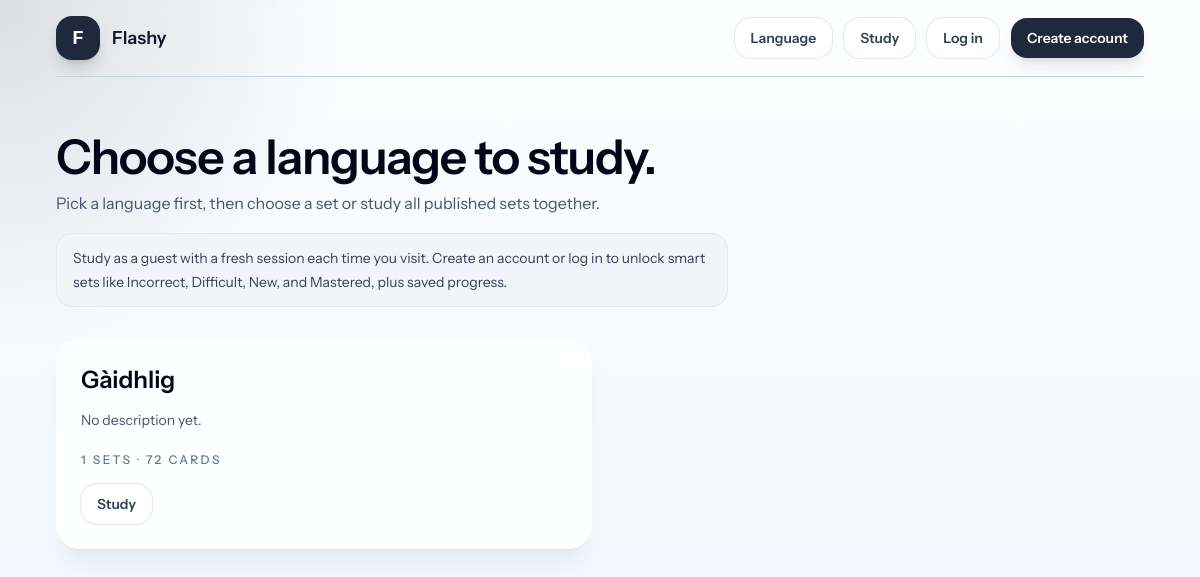
The page / on the database its author committed.
### tables this page shows
CREATE TABLE languages (
                id INTEGER PRIMARY KEY AUTOINCREMENT,
                name TEXT NOT NULL UNIQUE,
                description TEXT NOT NULL DEFAULT "",
                created_at TEXT NOT NULL
            );

### app/Core/View.php (called while the page is built, shortened)
<?php
final class View
{
    public static function render(string $template, array $data = []): void
    {
        require base_path('views/layouts/app.php');
    }
}

### app/Controllers/PublicController.php (called while the page is built, shortened)
<?php
final class PublicController
{
    public function home(): void
    {
        $languages = array_values(array_filter(
            $this->languages->allWithCounts(true),
            static fn (array $language): bool => (int) $language['set_count'] > 0
        ));
        View::render('public/home', [
            'title' => 'Learn Languages',
            'languages' => $languages,
            'is_logged_in' => $this->auth->checkUser(),
        ]);
    }
}

### app/Repositories/LanguageRepository.php (called while the page is built, shortened)
<?php
final class LanguageRepository
{
    public function allWithCounts(bool $publishedOnly = false): array
    {
        $condition = $publishedOnly ? 'AND sets.published = 1' : '';
        $statement = $this->pdo->query(
            'SELECT languages.*,
                    COUNT(DISTINCT sets.id) AS set_count,
                    COUNT(cards.id) AS card_count
             FROM languages
             LEFT JOIN sets ON sets.language_id = languages.id ' . $condition . '
             LEFT JOIN cards ON cards.set_id = sets.id
             GROUP BY languages.id
             ORDER BY languages.name ASC'
        );
        return $statement->fetchAll();
    }
}

### app/helpers.php (called while the page is built, shortened)
<?php
function e(string $value): string
{
    return htmlspecialchars($value, ENT_QUOTES, 'UTF-8');
}

### views/public/home.php (the view, shortened to what this page needs)
<section class="space-y-8">
	<div>
		<h1 class="mt-4 mb-2 max-w-3xl text-3xl font-semibold tracking-tight text-slate-950 sm:text-4xl lg:text-5xl">
			Choose a language to study.</h1>
		<p class="max-w-2xl text-base leading-7 text-slate-600">
			Pick a language first, then choose a set or study all published sets together.
		</p>
		<?php if (!($is_logged_in ?? false)): ?>
			<div class="mt-4 max-w-2xl rounded-2xl border border-slate-200 bg-slate-100 px-4 py-3 text-sm leading-6 text-slate-700">
				Study as a guest with a fresh session each time you visit. Create an account or log in to unlock smart
				sets like Incorrect, Difficult, New, and Mastered, plus saved progress.
			</div>
		<?php endif; ?>
	</div>
	<div class="grid gap-4 sm:grid-cols-2 xl:grid-cols-3">
		<?php foreach ($languages as $language): ?>
			<div class="panel px-5 py-6 transition hover:-translate-y-0.5 hover:shadow-2xl sm:px-6 sm:py-6">
				<div class="flex h-full flex-col gap-4">
					<div>
						<h2 class="text-2xl font-semibold text-slate-950"><?= e($language['name']) ?></h2>
						<p class="mt-3 text-sm leading-6 text-slate-600">
							<?= e($language['description'] !== '' ? $language['description'] : 'No description yet.') ?>
						</p>
						<p class="mt-5 text-xs font-medium uppercase tracking-[0.2em] text-slate-500">
							<?= e((string)$language['set_count']) ?> sets · <?= e((string)$language['card_count']) ?>
							cards
						</p>
					</div>
					<a
							class="btn-secondary self-start justify-center"
							href="/languages/<?= e((string)$language['id']) ?>">Study</a>
				</div>
			</div>
		<?php endforeach; ?>
	</div>
</section>

### rows shown on the page
languages: name "Gàidhlig", description "No description yet.", set_count "1", card_count "72"
